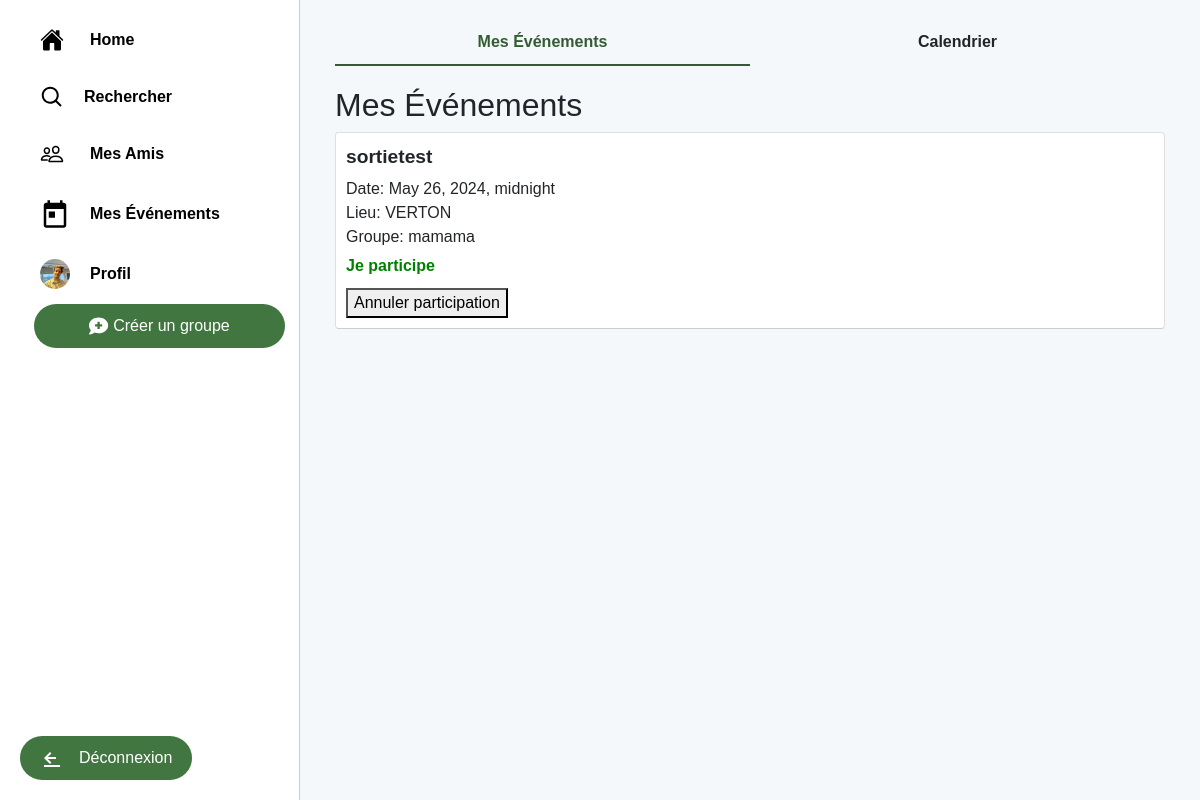
The app's page /sorties/mes_evenements/ (signed in), older data.
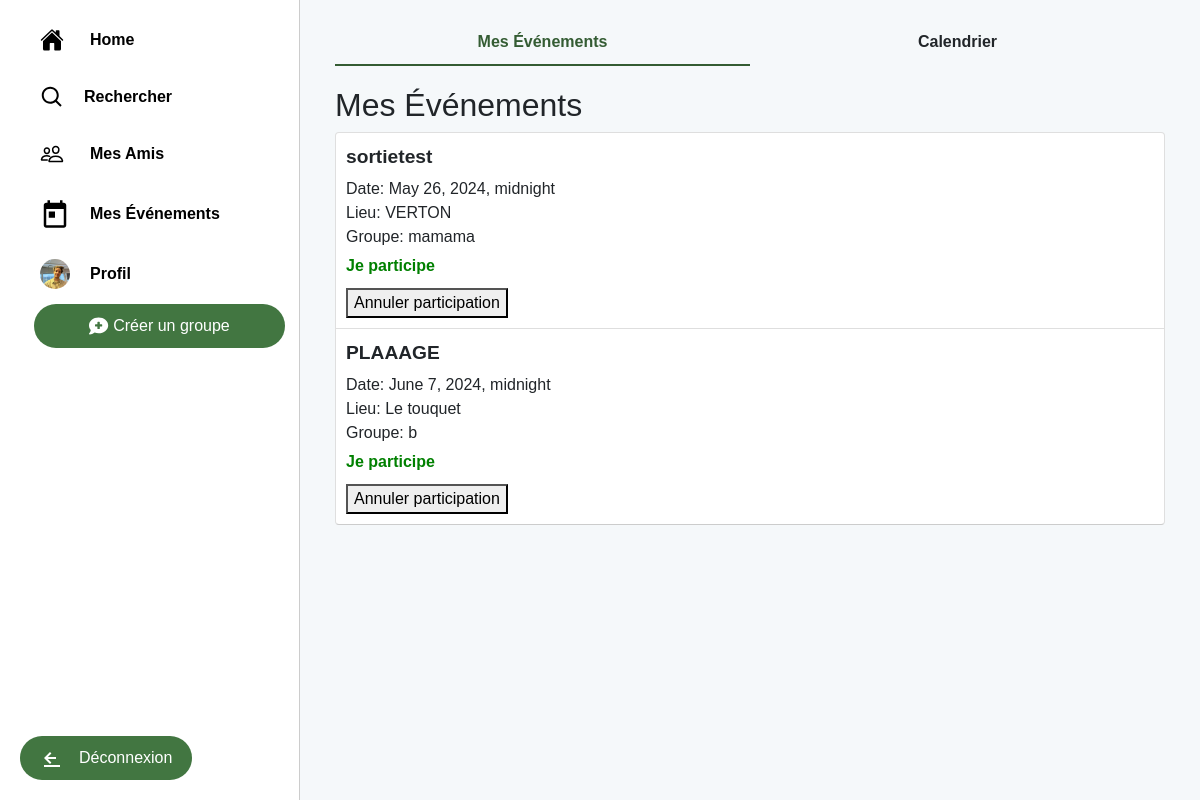
The same page, newer data.
### sorties/models.py (models this page shows, shortened)
class Profile(models.Model):
    user = models.OneToOneField(User, on_delete=models.CASCADE, unique=True)
    friends = models.ManyToManyField('self', blank=True)
    photo = models.ImageField(upload_to='profile_pics/', blank=True, null=True)
    other_profile_field = models.CharField(max_length=100, blank=True, null=True)  # Exemple de champ supplémentaire

class SortieProposee(models.Model):
    groupe = models.ForeignKey(GroupeAmis, on_delete=models.CASCADE)
    nom = models.CharField(max_length=100)
    description = models.TextField()
    date = models.DateTimeField()
    lieu = models.CharField(max_length=100)
    createur = models.ForeignKey(User, on_delete=models.CASCADE)
    participants = models.ManyToManyField(User, related_name='sorties_participants', through='Participation')

class GroupeAmis(models.Model):
    nom = models.CharField(max_length=100)
    createur = models.ForeignKey(User, related_name='groupes_crees', on_delete=models.CASCADE)
    membres = models.ManyToManyField(User, related_name='groupes')
    administrateur = models.ForeignKey(User, related_name='groupes_administres', on_delete=models.CASCADE)

### sorties/views.py (the view)
# urls.py: path('mes_evenements/', views.mes_evenements, name='mes_evenements'),
@login_required
def mes_evenements(request):
    user_groups = GroupeAmis.objects.filter(membres=request.user)
    all_events = SortieProposee.objects.filter(groupe__in=user_groups).select_related('groupe')
    user_participations = Participation.objects.filter(membre=request.user, vient=True).select_related('sortie')
    participation_status = {participation.sortie.id: 'Je participe' for participation in user_participations}
    context = {
        'all_events': all_events,
        'participation_status': participation_status
    }
    return render(request, 'sorties/mes_evenements.html', context)

### sorties/templates/sorties/mes_evenements.html (shortened to what this page needs)
{% extends "sorties/base.html" %}
{% block content %}
    <div class="tabs">
        <div class="tab active" id="tab-list">Mes Événements</div>
        <div class="tab" id="tab-calendar">Calendrier</div>
    </div>
    <div id="content-list" class="tab-content active">
        <h2>Mes Événements</h2>
        <ul class="list-group">
            {% for event in all_events %}
                <li class="list-group-item">
                    <span class="event-name">{{ event.nom }}</span>
                    <div class="event-details">
                        <span>Date: {{ event.date }}</span><br>
                        <span>Lieu: {{ event.lieu }}</span><br>
                        <span>Groupe: {{ event.groupe.nom }}</span>
                    </div>
                    {% if event.id in participation_status %}
                        <span class="event-status">Je participe</span>
                        <form method="post" action="{% url 'toggle_participation' event.id %}" class="toggle-participation">
                            <button type="submit">Annuler participation</button>
                        </form>
                    {% else %}
                        <span class="event-status not-participating">Je ne participe pas</span>
                        <form method="post" action="{% url 'toggle_participation' event.id %}" class="toggle-participation">
                            {% csrf_token %}
                            <button type="submit">Participer</button>
                        </form>
                    {% endif %}
                </li>
            {% endfor %}
        </ul>
    </div>
{% endblock %}

### sorties/templates/sorties/base.html (shortened to what this page needs)
<!DOCTYPE html>
<html>
<head>
    <link href="https://maxcdn.bootstrapcdn.com/bootstrap/4.0.0/css/bootstrap.min.css" rel="stylesheet">
</head>
<body>
    <div class="sidebar">
        <a href="{% url 'liste_groupes' %}" class="button_sidebar">
            <span class="text">Home</span>
        </a>
        <a href="{% url 'search_users' %}" class="button_sidebar">
            <span class="text">Rechercher</span>
        </a>
        <a href="{% url 'view_friends' %}" class="button_sidebar">
            <span class="text">Mes Amis</span>
        </a>
        <a href="{% url 'mes_evenements' %}" class="button_sidebar">
            <svg class="icon" viewBox="0 0 24 24" fill="currentColor" width="30" height="30">
                <path d="M19 3h-1V1h-2v2H8V1H6v2H5c-1.1 0-1.99.9-1.99 2L3 21c0 1.1.9 2 2 2h14c1.1 0 2-.9 2-2V5c0-1.1-.9-2-2-2zm0 18H5V8h14v13zM7 10h5v5H7z"></path>
            </svg>
            <span class="text">Mes Événements</span>
        </a>
        {% if user.is_authenticated %}
            <a href="{% url 'view_profile' request.user.username %}" class="button_sidebar">
                {% if user.profile.photo %}
                    <img src="{{ user.profile.photo.url }}" alt="Profile Photo" class="profile-photo">
                {% else %}
                    <svg class="icon" viewBox="0 0 24 24" fill="currentColor" width="24" height="24">
                        <path d="M20.7 7.3l-4-4a1 1 0 00-1.4 0l-9 9a1 1 0 00-.3.7v3a1 1 0 001 1h3a1 1 0 00.7-.3l9-9a1 1 0 000-1.4zM4 20h16a1 1 0 000-2H4a1 1 0 000 2zm7-7.6l5.6-5.6L16 4.4l-5.6 5.6L11 13v-1.6z"></path>
                    </svg>
                {% endif %}
                <span class="text">Profil</span>
            </a>
            <div class="button-container">
                <a href="{% url 'creer_groupe' %}" class="button">
                    <span>Créer un groupe</span>
                </a>
            </div>
            <a href="{% url 'logout' %}" class="button_deco">
                <svg class="icon" viewBox="0 0 24 24" fill="currentColor" width="24" height="24">
                    <path d="M16 13v-2H7.83l3.58-3.59L10 6l-6 6 6 6 1.41-1.41L7.83 13H16zm4 8H4v-2h16v2z"></path>
                </svg>
                <span class="text">Déconnexion</span>
            </a>
        {% endif %}
    </div>
    <div class="content">
        <div class="container">
            {% block content %}
            {% endblock %}
        </div>
    </div>
</body>
</html>

### sorties/templates/sorties/base.html (style rules this page uses)
body { margin: 0; font-family: 'Arial', sans-serif; display: flex; background-color: #f5f8fa; }
.sidebar { width: 25%; background-color: #fff; display: flex; flex-direction: column; align-items: flex-start; position: fixed; overflow-y: auto; transition: width 0.3s; border-right: 1px solid #ccc; padding-top: 10px; height: 100%; padding-bottom: 20px; }
.button_sidebar { display: flex; align-items: center; padding: 10px 20px; margin: 5px 20px; text-decoration: none; color: #000; border-radius: 30px; transition: box-shadow 0.3s, background-color 0.3s; width: auto; font-weight: bold; }
.button_sidebar .icon { margin-right: 15px; }
.button_sidebar .text { display: inline; margin-left: 5px; }
.profile-photo { border-radius: 50%; width: 30px; height: 30px; object-fit: cover; margin-right: 15px; }
.content { margin-left: 25%; padding: 20px; width: 75%; transition: margin-left 0.3s, width 0.3s; }
.button-container { display: flex; justify-content: center; width: 100%; padding-left: 20px; }
.button { background-color: #427641; color: white; border: none; border-radius: 30px; padding: 10px 20px; font-size: 16px; cursor: pointer; display: flex; align-items: center; justify-content: center; transition: border-radius 0.3s, box-shadow 0.3s; width: 90%; }
.button_deco { background-color: #427641; color: #fff; border: none; border-radius: 30px; padding: 10px 20px; font-size: 16px; cursor: pointer; display: inline-flex; align-items: center; justify-content: center; transition: border-radius 0.3s, box-shadow 0.3s; text-decoration: none; white-space: nowrap; position: absolute; bottom: 20px; left: 20px; }
.button_deco .icon { margin-right: 15px; }

### sorties/templates/sorties/mes_evenements.html (style rules this page uses)
.tabs { display: flex; justify-content: center; margin-bottom: 20px; }
.tab { cursor: pointer; text-align: center; transition: all 0.3s; padding: 10px 20px; flex: 1; font-weight: bold; border-bottom: 2px solid transparent; }
.tab.active { border-bottom: 2px solid #345c33; color: #345c33; }
.list-group { padding: 0; list-style: none; }
.list-group-item { display: flex; flex-direction: column; align-items: flex-start; padding: 10px; border-bottom: 1px solid #ccc; transition: background-color 0.3s; }
.event-name { font-size: 1.2em; font-weight: bold; }
.event-details { margin: 5px 0; }
.event-status { font-weight: bold; color: green; }
.toggle-participation { margin-top: 10px; cursor: pointer; transition: color 0.3s; }

Row changes from the older to the newer data that the page shows:
added SortieProposee: nom "PLAAAGE", date "June 7, 2024, midnight", lieu "Le touquet", groupe.nom "b", shows "Je participe"
